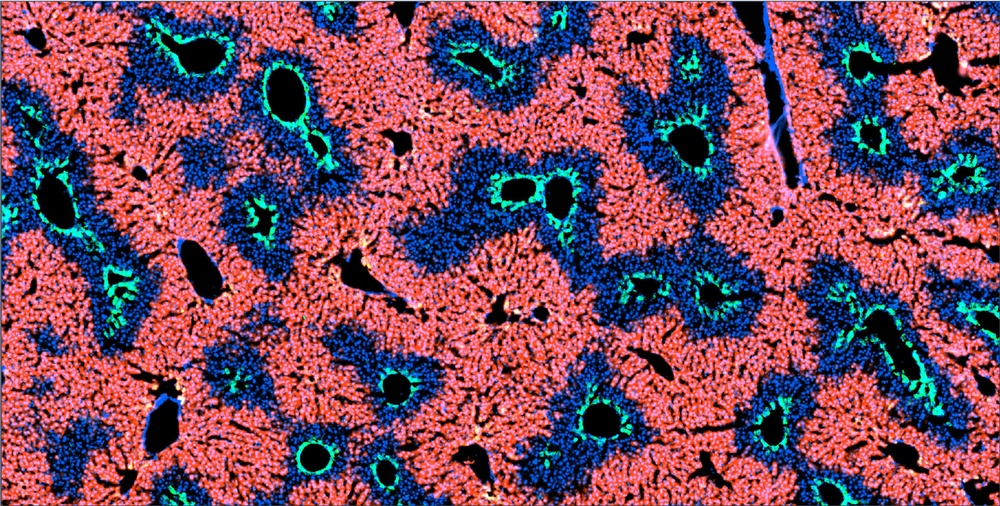
#> input picture input/example.JPG, 1000 x 506 px, shrunk from 3653 x 1850 before the run
$ python -i segmentation.py   (imports and definitions only)   (older library calls are emulated)
#> lines starting #> are read from the running program, lines starting #| are printed output that depends on the picture; after the words box and inside, x2 and y2 are one past the last pixel; in counts of white or black regions, pixels touching at a corner belong together
import pandas as pd
import numpy as np
from sklearn.cluster import KMeans
from sklearn.preprocessing import scale, minmax_scale
from sklearn.neighbors import NearestNeighbors
from skimage import io, measure, morphology, filters, color, transform, util, feature
import scipy.ndimage as ndi
from sklearn.decomposition import FastICA, PCA

def segmenting_vessels(
    img, dark_t=20, dapi_channel=2, vessel_size_t=2, dapi_dilation_r=10
):
    # use gray scale image as vein signal
    # img_gray = (255*color.rgb2gray(img)).astype('uint8')
    # NOTE allows for single channel input
    if len(img.shape) == 3:
        img_gray = img[:, :, dapi_channel]
    else:
        img_gray = img
    # NOTE This dapi dilation step expands the white area around DAPI and
    # reduced the noise masks. Useful in large image processing.
    if dapi_dilation_r > 0:
        img_gray = morphology.dilation(img_gray, selem=morphology.disk(dapi_dilation_r))
    veins = img_gray < dark_t
    # Opening operation
    selem = morphology.disk(9)
    opened = morphology.erosion(veins, selem)
    closed = morphology.binary_dilation(opened, selem)
    # getting rid of small dark areas based on area
    size_cutoff = vessel_size_t * img.shape[0] * img.shape[1] / 10000
    labeled = measure.label(closed, connectivity=1)
    filled_image = np.zeros(labeled.shape, dtype=bool)
    for region in measure.regionprops(labeled):
        # Todo: is there better way of setting this threshold?
        if region.area > size_cutoff:
            x0, y0, x1, y1 = region.bbox
            filled_image[x0:x1, y0:y1] |= region.filled_image
    # NOTE recover eroded mask from previous dilation.
    if dapi_dilation_r > 0:
        filled_image = morphology.dilation(
            filled_image, selem=morphology.disk(dapi_dilation_r)
        )
    return filled_image


# [85 lines left out: functions extract_features, pv_classifier, not called in this run]


def extract_gs_channel(img, gs_channel=1):
    """Fix color cross talk by using ICA
    """
    ica = FastICA(3, random_state=0)
    ica_transformed = ica.fit_transform(img.reshape(-1, 3))
    # calculate the correlation between the transformed data with target channel
    # This is the correct way of doing this because neither the mixing nor
    # unmixing matrix reflects the best GS channel from the transformed data.
    corr = np.corrcoef(
        scale(img.reshape(-1, 3)), scale(ica_transformed), rowvar=False
        )[:3, 3:]
    crit = np.argmax(abs(corr), axis=0) == gs_channel
    # Rare case 1 where the gs channel is not dominant in any components. In
    # this case, it is better to use the raw channel with thresholding.
    if crit.sum() == 0:
        gs_component = None
    # Rare case 2 where the gs channel is not dominant in more than 1 components
    elif crit.sum() > 1:
        gs_component = np.argmax(abs(corr[:, crit]), axis=1)[gs_channel]
    else:
        gs_component = np.argmax(crit)

    # Debugging step to identify the problem
    '''
    gs_component_mixing = np.argmax(
        abs(ica.mixing_).argmax(axis=1) == gs_channel
        )
    gs_component_unmixing = np.argmax(
        abs(ica.components_).argmax(axis=1) == gs_channel
        )
    print(ica.mixing_, gs_component, gs_component_mixing,gs_component_unmixing)
    '''
    if gs_component is not None:
        gs_ica = ica_transformed[:, gs_component]
        gs_ica = minmax_scale(gs_ica) * 255
        gs_ica = gs_ica.reshape(img.shape[:2]).astype(np.uint8)
        if gs_ica.mean() > 128:
            gs_ica = 255 - gs_ica
        raw_gs_ica = gs_ica
        gs_ica = gs_ica > filters.threshold_otsu(gs_ica)
    else:
        gs_ica = img[:,:,gs_channel]
        gs_t = filters.threshold_otsu(gs_ica[gs_ica>10])
        raw_gs_ica = gs_ica
        gs_ica = gs_ica > gs_t
    # Returns ICA processed GS channel for better classification.
    return gs_ica, ica, raw_gs_ica


def merge_neighboring_vessels(labeled_mask, max_dist=10):
    """
    Calculate neares pixel to pixel distance between two nearby masks, if
    they are within the threshold, the masks will be merged.
    """
    # remove the mask for background, which is 0
    all_masks = sorted(np.unique(labeled_mask))[1:]
    dist_to_mask = [
        ndi.distance_transform_edt(labeled_mask != x) for x in all_masks]
    dist_to_mask = np.array(dist_to_mask)
    crit = dist_to_mask < max_dist
    nearest_neighbors = []
    for i, mask_name in enumerate(all_masks):
        if mask_name == 0:
            continue
        _crit = crit[i, :, :]
        _nearest_neighbors = np.unique(labeled_mask[_crit])
        # getting rid of self and background
        _nearest_neighbors = list(set(_nearest_neighbors) - set([0, mask_name]))
        if _nearest_neighbors != []:
            for j in _nearest_neighbors:
                # find all sublists that contains the current 'mask_name' or neighbor 'j'
                existing_item = [
                    x for x in nearest_neighbors if (j in x) or (mask_name in x)
                ]
                if existing_item == []:
                    # if there is none, make a new neiboring mask sublist.
                    nearest_neighbors.append([mask_name, j])
                elif len(existing_item) > 1:
                    # this is to handle a special case where there are two sublits in the
                    # 'existing_item', where one of them contain current 'mask_name' and another
                    # contains the neighbor j. These two sublists will need to be merged.
                    new_item = []
                    for item in existing_item:
                        nearest_neighbors.remove(item)
                        new_item += item
                    new_item = list(set(new_item))
                    nearest_neighbors.append(new_item)
                else:
                    # when there is only one sublist in the 'existing_item' list.
                    existing_item = existing_item[0]
                    if j in existing_item:
                        continue
                    idx = nearest_neighbors.index(existing_item)
                    nearest_neighbors[idx] = nearest_neighbors[idx] + [j]

    new_labeled_masks = np.copy(labeled_mask)
    for similar_masks in nearest_neighbors:
        new_labeled_masks[np.isin(new_labeled_masks, similar_masks)] = similar_masks[0]
    for new_id, old_id in enumerate(np.unique(new_labeled_masks)):
        new_labeled_masks[new_labeled_masks == old_id] = new_id
    return new_labeled_masks, nearest_neighbors


def segmenting_vessels_gs_assisted(
    img,
    gs_added_mask_size_t=1,
    max_dist=10,
    dark_t=20,
    dapi_channel=2,
    vessel_size_t=2,
    gs_channel=1,
    gs_ica=None,
    dapi_dilation_r=0,
):
    """
    Segmentation of vessels with both dapi channel information and gs
    channel information.
    The use of gs channel is important because sometimes there is not
    visible dapi holes in the image but strong gs staining, indicating a
    presence of central vein which is not sliced in the slide. By adding
    visible dapi holes in the image but strong gs staining, indicating a
    presence of central vein which is not sliced in the slide. By adding
    the gs channel information, such vessel can be recovered.
    """
    if gs_ica is None:
        gs_ica, _, raw_gs_ica = extract_gs_channel(img, gs_channel=gs_channel)
    else:
        raw_gs_ica = gs_ica.copy()
    vessels = segmenting_vessels(
        img,
        dark_t=dark_t,
        dapi_channel=dapi_channel,
        vessel_size_t=vessel_size_t,
        dapi_dilation_r=dapi_dilation_r,
    )
    gs_dapi_mask = morphology.opening(gs_ica,morphology.disk(5)) | (vessels != 0)
    # dilate the new mask a little bit to reduce the gap size.
    gs_dapi_mask = filters.gaussian(gs_dapi_mask, 1) > 0
    # Calculate each pixels distance to pre-existing vessels
    labeled_vessels = measure.label(vessels, connectivity=1)  # labeling
    # get rid of background mask
    all_vessels = sorted(np.unique(labeled_vessels))[1:]
    # Calculate the min distance to each vessels
    dist_to_mask = [
        ndi.distance_transform_edt(
            labeled_vessels != x
            ) for x in np.unique(all_vessels)
        ]
    dist_to_mask = np.array(dist_to_mask)
    min_dist_to_mask = np.min(dist_to_mask, axis=0)  # exact distance
    min_dist_label = (
        np.argmin(dist_to_mask, axis=0) + 1
    )  # To which vessel is the min distance observed

    labeled = measure.label(gs_dapi_mask, connectivity=2)
    size_cutoff = gs_added_mask_size_t * img.shape[0] * img.shape[1] / 10000
    # Make newly formed GS masks near existing vessel masks inherit the vessel
    # labels.
    merged_mask = labeled_vessels
    new_label = np.max(labeled_vessels) + 1
    for region in measure.regionprops(labeled):
        # Get minimal distance, and the vessel label associated with such
        # minimal distnce
        _region_mask = labeled == region.label
        _min_dist_to_mask = min_dist_to_mask[_region_mask].min()
        _min_dist_coord_idx = np.argmin(min_dist_to_mask[_region_mask])
        _min_dist_coord = region.coords[_min_dist_coord_idx]
        _min_dist_vessel_label = min_dist_label[
            _min_dist_coord[0], _min_dist_coord[1]
            ]
        # If the GS mask is sufficiently close to a vessel mask, the GS masks
        # share the vessel label
        if _min_dist_to_mask < max_dist:
            merged_mask[_region_mask] = _min_dist_vessel_label
        else:
            if region.filled_area > size_cutoff:
                x0, y0, x1, y1 = region.bbox
                merged_mask[_region_mask] = new_label
                new_label += 1
    # now, merge neighboring masks
    print("Merging neighboring masks...")
    new_merged_mask, _ = merge_neighboring_vessels(
        merged_mask, max_dist=max_dist)
    while not (new_merged_mask == merged_mask).all():
        merged_mask = new_merged_mask
        print("Continue merging neighboring masks...")
        new_merged_mask, _ = merge_neighboring_vessels(merged_mask, max_dist=max_dist)

    # Getting rid of very small masks formed by GS and fillholes
    selem = morphology.disk(10)
    new_merged_mask = morphology.closing(new_merged_mask, selem)

    masks = np.zeros(new_merged_mask.shape, dtype=np.int64)
    for region in measure.regionprops(new_merged_mask):
        if region.area > size_cutoff:
            label = region.label
            x0, y0, x1, y1 = region.bbox
            filled = region.filled_image
            masks[x0:x1, y0:y1][filled] = label

    return masks, raw_gs_ica, vessels


# [87 lines left out: functions shrink_cv_masks, find_boundry, not called in this run]

>>> import cv2
>>> picture = cv2.cvtColor(cv2.imread('../input/example.JPG'), cv2.COLOR_BGR2RGB)
>>> result = segmenting_vessels_gs_assisted(picture)
#> in extract_gs_channel, `corr = np.corrcoef( scale(img.reshape(-1, 3)), scale(ica_transformed),..`: corr = [[0.148, 0.978, 0.149], [-0.519, 0.635, 0.572], [-0.264, 0.279, 0.923]]
#> in extract_gs_channel, `crit = np.argmax(abs(corr), axis=0) == gs_channel`: crit = [True, False, False]
#> in extract_gs_channel, `gs_component = np.argmax(crit)`: gs_component = 0
#> in extract_gs_channel, `gs_ica = gs_ica > filters.threshold_otsu(gs_ica)`:
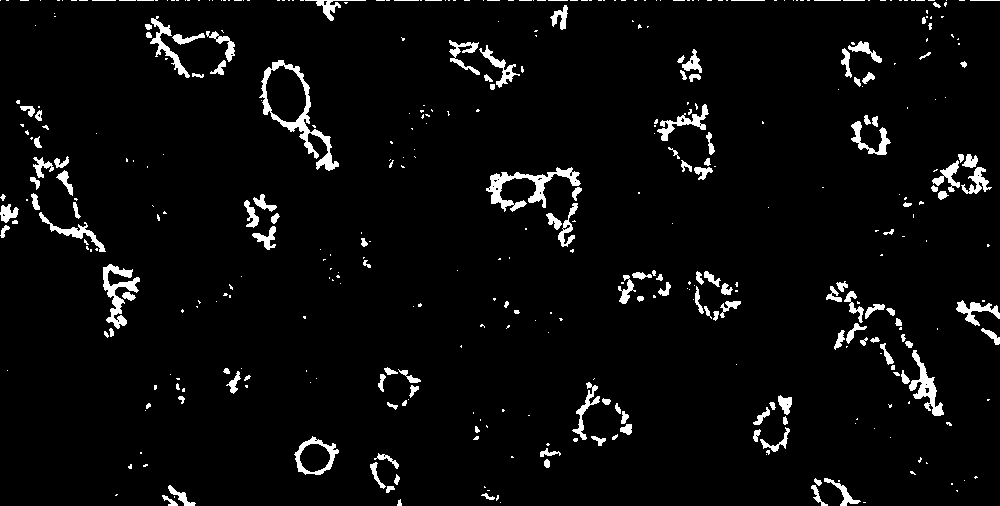
#> gs_ica: shape (506, 1000) bool; 4.2% white; 425 white regions (275 under 20 px), largest, box (x1, y1, x2, y2) and area: (259, 60, 339, 171) 1507, (486, 167, 581, 212) 1274, (103, 264, 140, 329) 887
#> in segmenting_vessels, `veins = img_gray < dark_t`: veins: shape (506, 1000) bool; 15.3% white; 4814 white regions (4223 under 20 px), largest, box (x1, y1, x2, y2) and area: (849, 32, 982, 104) 2666, (854, 309, 928, 380) 1672, (268, 67, 306, 122) 1505
#> in segmenting_vessels, `opened = morphology.erosion(veins, selem)`: opened: shape (506, 1000) bool; 0.47% white; 18 white regions (3 under 20 px), largest, box (x1, y1, x2, y2) and area: (277, 78, 296, 111) 435, (188, 49, 214, 64) 273, (47, 186, 65, 218) 252
#> in segmenting_vessels, `closed = morphology.binary_dilation(opened, selem)`: closed: shape (506, 1000) bool; 2.8% white; 18 white regions, largest, box (x1, y1, x2, y2) and area: (268, 69, 305, 120) 1413, (182, 241, 220, 295) 1198, (38, 177, 74, 227) 1176
#> in segmenting_vessels, `labeled = measure.label(closed, connectivity=1)`:
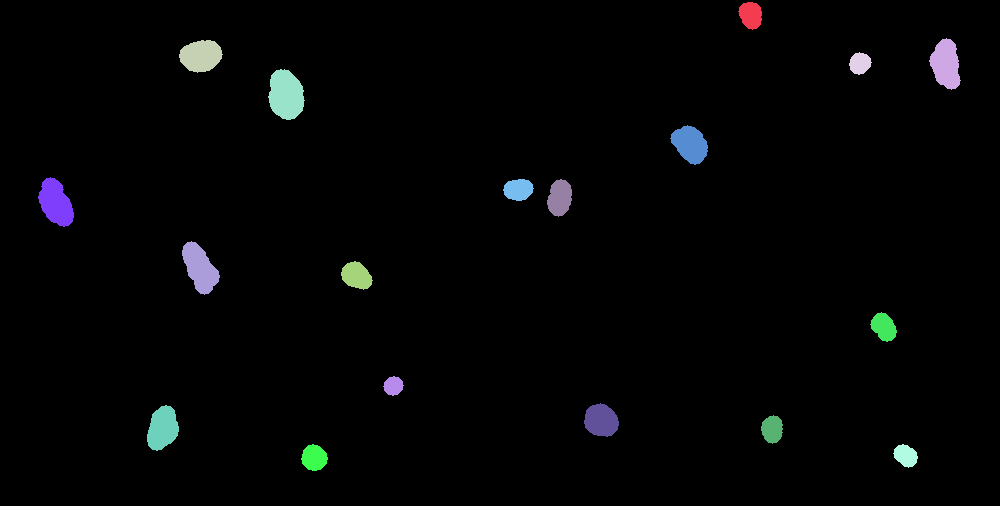
#> labeled: shape (506, 1000) int32; 19 distinct labels, from 0 to 18; one colour per label, 0 black
#> the loop in segmenting_vessels, `for region in measure.regionprops(labeled):` made 18 passes
#> (x0, y0, x1, y1) on passes 1 to 12: (2, 738, 30, 762), (38, 929, 90, 961), (40, 179, 73, 223), (52, 849, 75, 872), (69, 268, 120, 305), (125, 670, 165, 708), (177, 38, 227, 74), (179, 503, 201, 534), (179, 547, 217, 572), (241, 182, 295, 220), (261, 341, 290, 373), (312, 870, 342, 897)
#> in segmenting_vessels_gs_assisted, `gs_dapi_mask = filters.gaussian(gs_dapi_mask, 1) > 0`: gs_dapi_mask: shape (506, 1000) bool; 4.9% white; 18 white regions, largest, box (x1, y1, x2, y2) and area: (264, 65, 309, 124) 2191, (178, 237, 224, 299) 1998, (34, 173, 78, 231) 1934
#> in segmenting_vessels_gs_assisted, `all_vessels = sorted(np.unique(labeled_vessels))[1:]`: all_vessels = [1, 2, 3, 4, 5, 6, 7, 8, 9, 10, 11, 12, 13, 14, 15, 16, 17, 18]
#> in segmenting_vessels_gs_assisted, `dist_to_mask = [ ndi.distance_transform_edt( labeled_vessels != x ) fo..`: dist_to_mask = 18 items
#> in segmenting_vessels_gs_assisted, `min_dist_label = ( np.argmin(dist_to_mask, axis=0) + 1 )`:
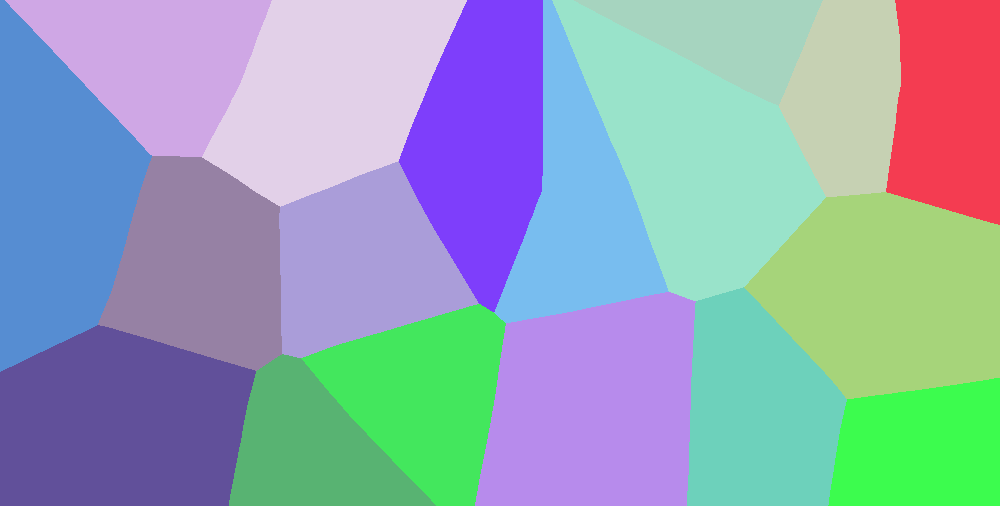
#> min_dist_label: shape (506, 1000) int64; 18 distinct labels, from 1 to 18; one colour per label, 0 black
#> in segmenting_vessels_gs_assisted, `labeled = measure.label(gs_dapi_mask, connectivity=2)`:
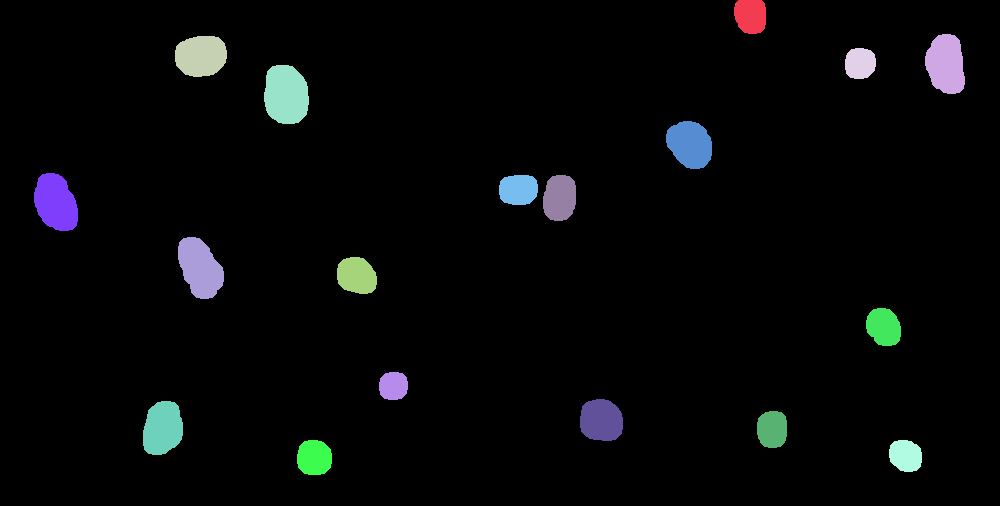
#> labeled: shape (506, 1000) int32; 19 distinct labels, from 0 to 18; one colour per label, 0 black
#> in segmenting_vessels_gs_assisted, `new_label = np.max(labeled_vessels) + 1`: new_label = 19
#> the loop in segmenting_vessels_gs_assisted, `for region in measure.regionprops(labeled):` made 18 passes
#> in merge_neighboring_vessels, `all_masks = sorted(np.unique(labeled_mask))[1:]`: all_masks has the same summary as all_vessels in segmenting_vessels_gs_assisted
#> in merge_neighboring_vessels, `dist_to_mask = [ ndi.distance_transform_edt(labeled_mask != x) for x i..`: dist_to_mask = 18 items
#> the loop in merge_neighboring_vessels, `for i, mask_name in enumerate(all_masks):` made 18 passes
#> after the loop in merge_neighboring_vessels, `for i, mask_name in enumerate(all_masks):`: nearest_neighbors = [[8, 9]]
#> the loop in merge_neighboring_vessels, `for similar_masks in nearest_neighbors:` made 1 pass
#> after the loop in merge_neighboring_vessels, `for similar_masks in nearest_neighbors:`:
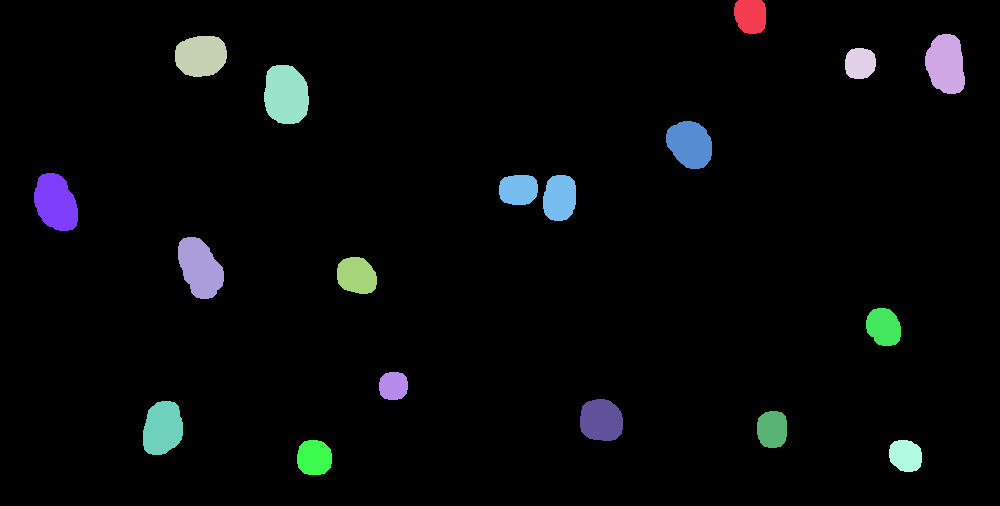
#> new_labeled_masks: shape (506, 1000) int32; 18 distinct labels, from 0 to 18; one colour per label, 0 black
#> the loop in merge_neighboring_vessels, `for new_id, old_id in enumerate(np.unique(new_labeled_masks)):` made 18 passes
#> old_id on passes 1 to 12: 0, 1, 2, 3, 4, 5, 6, 7, 8, 10, 11, 12
#> after the loop in merge_neighboring_vessels, `for new_id, old_id in enumerate(np.unique(new_labeled_masks)):`:
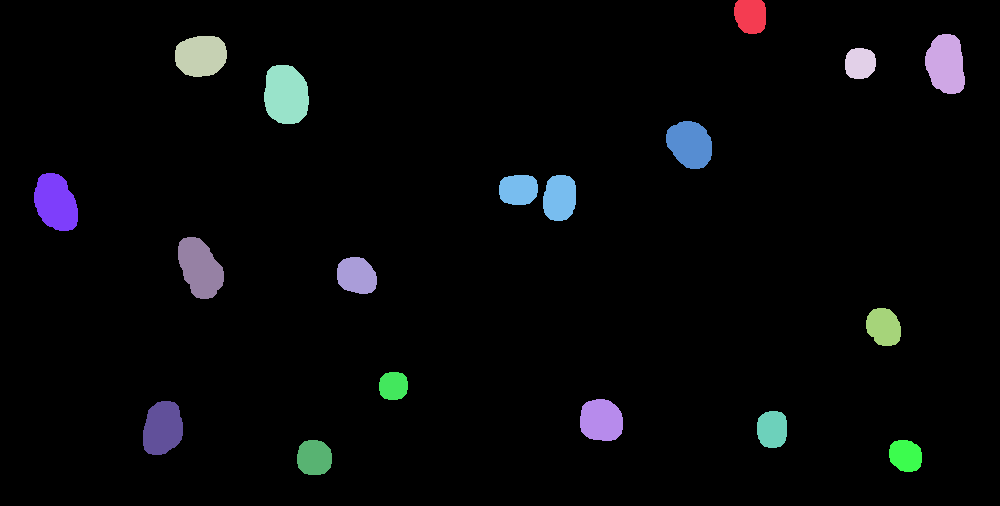
#> new_labeled_masks: shape (506, 1000) int32; 18 distinct labels, from 0 to 17; one colour per label, 0 black
#> the loop in segmenting_vessels_gs_assisted, `while not (new_merged_mask == merged_mask).all():` made 1 pass
#> all_masks in merge_neighboring_vessels on pass 1: [1, 2, 3, 4, 5, 6, 7, 8, 9, 10, 11, 12, 13, 14, 15, 16, 17]
#> (printed output is left out)
#> in segmenting_vessels_gs_assisted, `new_merged_mask = morphology.closing(new_merged_mask, selem)`: new_merged_mask: shape (506, 1000) int32; 18 distinct labels, from 0 to 17
#> the loop in segmenting_vessels_gs_assisted, `for region in measure.regionprops(new_merged_mask):` made 17 passes
#> (x0, y0, x1, y1) on passes 1 to 12: (0, 734, 34, 766), (34, 925, 94, 965), (36, 175, 77, 227), (48, 845, 79, 876), (65, 264, 124, 309), (121, 666, 169, 712), (173, 34, 231, 78), (175, 499, 221, 576), (237, 178, 299, 224), (257, 337, 294, 377), (308, 866, 346, 901), (372, 379, 400, 408)
#> pass 3, in segmenting_vessels_gs_assisted, `filled = region.filled_image`:
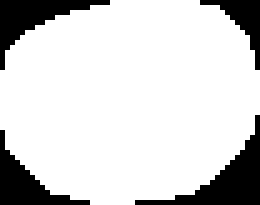
#> filled: shape (41, 52) bool (shown 5 times larger); 82.6% white; 4 black regions, box (x1, y1, x2, y2) and area: (27, 23, 52, 41) 128, (0, 0, 22, 14) 99, (0, 26, 18, 41) 90, (40, 0, 52, 14) 55
#> after the loop in segmenting_vessels_gs_assisted, `for region in measure.regionprops(new_merged_mask):`: masks: shape (506, 1000) int64; 18 distinct labels, from 0 to 17
